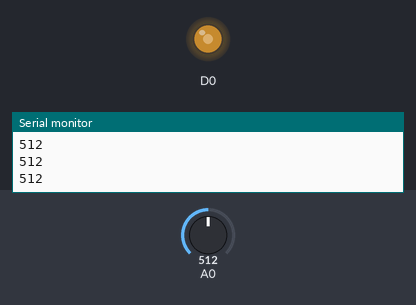
Bench run of a sketch on a simulated ESP8266 (Wemos D1 mini). On the bench: output pins drawn as LEDs (lit = HIGH), the last lines printed to the serial monitor. Inputs (shaded band) come from the test bench; at power-on: A0 = 512.

Above: at 1.2 s.
1.3 s: A0 set to 716
At 1.7 s:
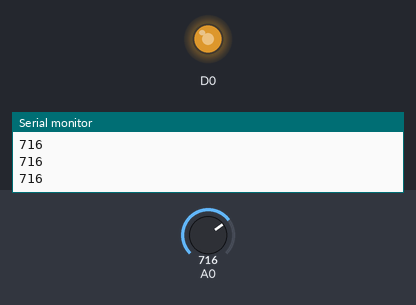
2.8 s: A0 set to 900
At 4.0 s:
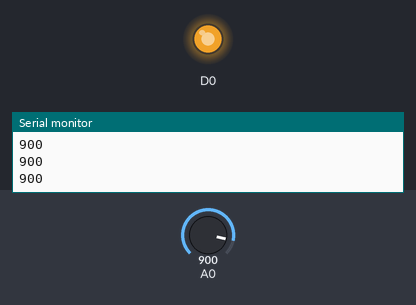
4.3 s: A0 set to 122
At 5.4 s:
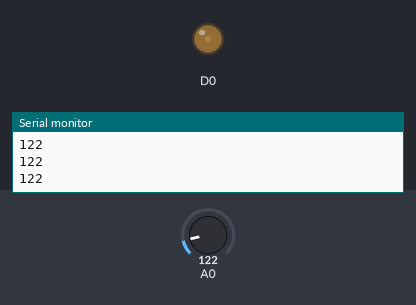
5.8 s: A0 set to 0
At 6.6 s:
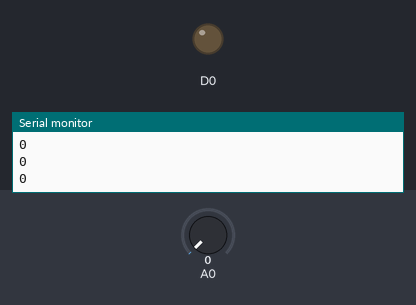
Timing chart, 0 to 8.3 s (numbered marks = the images above; inputs shaded):
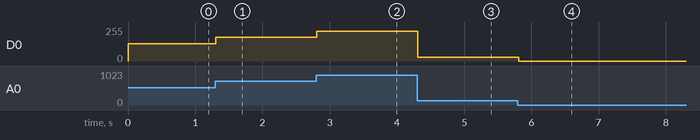

The sketch:

test_pot.ino
```cpp
//Wemos D1 R2
//Test pot
//ingresso analogico potenziometrico
//Su WEMOS solo A0

void setup() {
 Serial.begin(9600);
 pinMode(D0,OUTPUT);
}

void loop() {
  int pvalue=analogRead(A0);
  int ledvalue=map(pvalue,0,1023,0,255);
  analogWrite(D0,ledvalue);
  Serial.println(pvalue);
  delay(100);
}
```

Measured:
- after the input at 1.3 s, D0: 128/255 → 178/255 at once
- after the input at 2.8 s, D0: 178/255 → 224/255 at once
- after the input at 4.3 s, D0: 224/255 → 30/255 at once
- after the input at 5.8 s, D0: 30/255 → 0/255 at once
